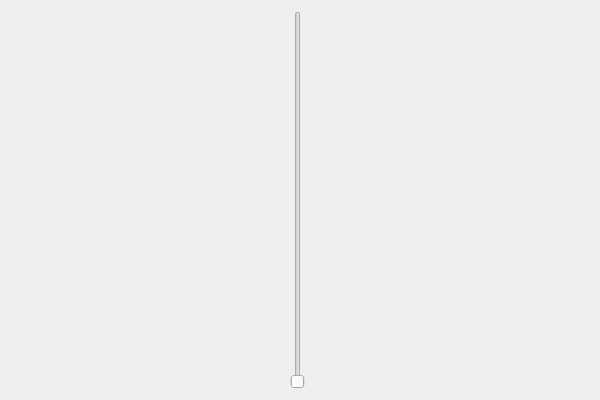
<?xml version="1.0" encoding="UTF-8"?>
<ui version="4.0">
 <class>QTestExampleWidgetClass</class>
 <widget class="QWidget" name="QTestExampleWidgetClass">
  <property name="geometry">
   <rect>
    <x>0</x>
    <y>0</y>
    <width>600</width>
    <height>400</height>
   </rect>
  </property>
  <property name="windowTitle">
   <string>QTestExampleWidget</string>
  </property>
  <layout class="QHBoxLayout" name="horizontalLayout">
   <item>
    <spacer name="horizontalSpacer">
     <property name="orientation">
      <enum>Qt::Horizontal</enum>
     </property>
     <property name="sizeHint" stdset="0">
      <size>
       <width>265</width>
       <height>20</height>
      </size>
     </property>
    </spacer>
   </item>
   <item>
    <widget class="QSlider" name="verticalSlider">
     <property name="maximum">
      <number>100</number>
     </property>
     <property name="orientation">
      <enum>Qt::Vertical</enum>
     </property>
    </widget>
   </item>
   <item>
    <widget class="QVolumeMeter" name="widget" native="true">
     <property name="level" stdset="0">
      <double>0.000000000000000</double>
     </property>
     <property name="levelMin" stdset="0">
      <double>0.000000000000000</double>
     </property>
     <property name="levelMax" stdset="0">
      <double>1.000000000000000</double>
     </property>
    </widget>
   </item>
   <item>
    <spacer name="horizontalSpacer_2">
     <property name="orientation">
      <enum>Qt::Horizontal</enum>
     </property>
     <property name="sizeHint" stdset="0">
      <size>
       <width>264</width>
       <height>20</height>
      </size>
     </property>
    </spacer>
   </item>
  </layout>
 </widget>
 <layoutdefault spacing="6" margin="11"/>
 <customwidgets>
  <customwidget>
   <class>QVolumeMeter</class>
   <extends>QWidget</extends>
   <header>qvolumemeter.h</header>
   <container>1</container>
   <slots>
    <slot>setPercent(int)</slot>
   </slots>
  </customwidget>
 </customwidgets>
 <resources>
  <include location="qtestexamplewidget.qrc"/>
 </resources>
 <connections>
  <connection>
   <sender>verticalSlider</sender>
   <signal>valueChanged(int)</signal>
   <receiver>widget</receiver>
   <slot>setPercent(int)</slot>
   <hints>
    <hint type="sourcelabel">
     <x>295</x>
     <y>182</y>
    </hint>
    <hint type="destinationlabel">
     <x>309</x>
     <y>182</y>
    </hint>
   </hints>
  </connection>
 </connections>
</ui>
